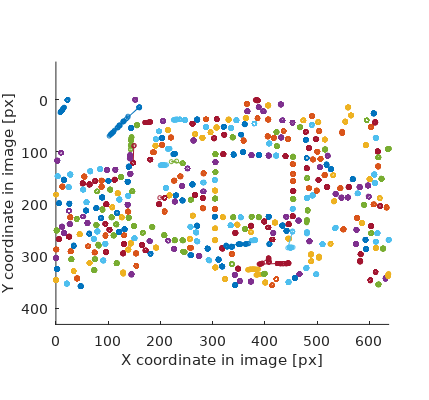
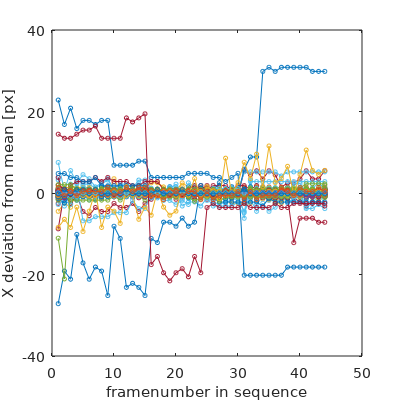
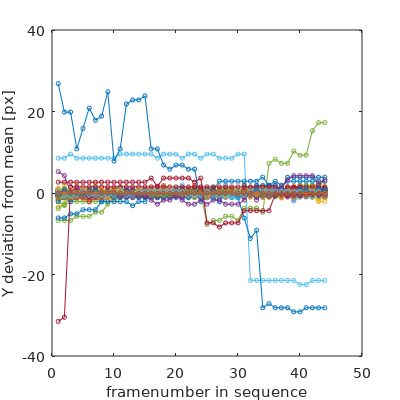
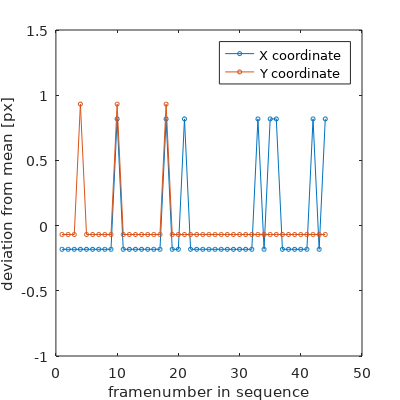

The MATLAB script that drew these images, in order:
%
% Investigation of rolling shutter effect on 2D feature positions
% Tested with Octave 3.6.4
%

clf
close all
clc

load rolling_shutter_features_out.mat    % data
dataNormX = data(:,:,1) - mean(data(:,:,1));
dataNormY = data(:,:,2) - mean(data(:,:,2));

% Set easy-to-read metrics, fonts, ...
set(0, 'DefaultAxesFontName', 'DejaVuSans')
set(0, 'DefaultTextFontname', 'DejaVuSans')
set(0, 'DefaultFigurePaperUnits', 'inches')
set(0, 'DefaultFigurePaperSize', [4, 4])
set(0, 'DefaultFigurePaperPosition', [0 0 [4, 4]])
set(0, 'DefaultLineMarkerSize', 3)

% Plot all feature points
figure(1)
%  title('All (2D) feature points')
hold on
for i=1:size(data,2)
    plot(data(:,i,1), data(:,i,2), 'o-')
end
set(gca, 'YDir', 'reverse')
axis equal tight
hold off
xlabel('X coordinate in image [px]')
ylabel('Y coordinate in image [px]')
set(gcf, 'PaperPosition', [0 0 [4.3, 4]]);
saveas(gcf, ['figures/all_features.pdf'])

% Plot features' mean deviation over time for X and Y coordinates
figure(2)
plot(dataNormX, 'o-')
ylim([-40, 40])
%  title('All X-coordinates of feature points vs time')
xlabel('framenumber in sequence')
ylabel('X deviation from mean [px]')
set(gcf,'paperunits','inches','papersize',[4, 4],'paperposition',[0 0 [4, 4]]);
saveas(gcf, ['figures/all_features_X.pdf'])
figure(3)
plot(dataNormY, 'o-')
ylim([-40, 40])
%  title('All Y-coordinates of feature points vs time')
xlabel('framenumber in sequence')
ylabel('Y deviation from mean [px]')
set(gcf,'paperunits','inches','papersize',[4, 4],'paperposition',[0 0 [4, 4]]);
saveas(gcf, ['figures/all_features_Y.pdf'])

% Classify data into rolling shutter error and bad tracks
dataANormX = abs(dataNormX);
dataANormY = abs(dataNormY);
class0    =                                        find(all(dataANormX == 0));
classHalf = intersect(find(any(dataANormX > 0)),   find(all(dataANormX <= 0.5)));
class1    = intersect(find(any(dataANormX > 0.5)), find(all(dataANormX <= 1)));
class3    = intersect(find(any(dataANormX > 1)),   find(all(dataANormX <= 3)));
class3pX  =                                        find(any(dataANormX >  3));    % bad tracks
class3pY  =                                        find(any(dataANormY >  3));    % bad tracks
class3p   = intersect(class3pX, class3pY);    % bad tracking error for both coordinates

disp (['size(data)      = ', num2str(size(data,2)),      '    std = ', num2str(std(dataNormX(:,:)(:)))])
disp (['size(class0)    = ', num2str(length(class0)),    '    std = ', num2str(std(dataNormX(:,class0)(:)))])
disp (['size(classHalf) = ', num2str(length(classHalf)), '    std = ', num2str(std(dataNormX(:,classHalf)(:)))])
disp (['size(class1)    = ', num2str(length(class1)),    '    std = ', num2str(std(dataNormX(:,class1)(:)))])
disp (['size(class3)    = ', num2str(length(class3)),    '    std = ', num2str(std(dataNormX(:,class3)(:)))])
disp (['size(class3p)   = ', num2str(length(class3p)),   '    std = ', num2str(std(dataNormX(:,class3p)(:)))])

% Visualize class 0.5
figure(4)
plot([dataNormX(:,classHalf(1)), dataNormY(:,classHalf(1))], 'o-')
title('Class 0.5 (only first feature shown)    X and Y vs time')
figure(5)
hist(dataNormX(:,classHalf(1)))
title('Class 0.5    Histogram X')
figure(6)
hist(dataNormY(:,classHalf(1)))
title('Class 0.5    Histogram Y')

% Visualize class 1
figure(7)
plot([dataNormX(:,class1(1)), dataNormY(:,class1(1))], 'o-')
ylim([-1, 1.5])
%  title('Class 1 (only first feature shown)    X and Y vs time')
xlabel('framenumber in sequence')
ylabel('deviation from mean [px]')
legend('X coordinate', 'Y coordinate')
set(gcf,'paperunits','inches','papersize',[4, 4],'paperposition',[0 0 [4, 4]]);
saveas(gcf, ['figures/class1_deviation.pdf'])
figure(8)
hist(dataNormX(:,class1(1)))
title('Class 1    Histogram X')
figure(9)
hist(dataNormY(:,class1(1)))
title('Class 1    Histogram Y')

% Visualize class 3
figure(10)
plot([dataNormX(:,class3(1)), dataNormY(:,class3(1))], 'o-')
ylim([-1, 1.5])
%  title('Class 3 (only first feature shown)    X and Y vs time')
xlabel('framenumber in sequence')
ylabel('deviation from mean [px]')
legend('X coordinate', 'Y coordinate')
set(gcf,'paperunits','inches','papersize',[4, 4],'paperposition',[0 0 [4, 4]]);
saveas(gcf, ['figures/class3_deviation.pdf'])
figure(11)
hist(dataNormX(:,class3(1)))
title('Class 3    Histogram X')
figure(12)
hist(dataNormY(:,class3(1)))
title('Class 3    Histogram Y')

% Visualize class 3+
figure(13)
plot(data(:,class3p(1),1), data(:,class3p(1),2), 'o-')
%  title('Class 3+ (only first feature shown)    XY vs time')
NumTicks = 3; L = get(gca, 'XLim'); set(gca, 'XTick', linspace(L(1),L(2),NumTicks))
set(gca, 'YDir', 'reverse')
axis equal tight
xlabel('X coordinate in image [px]')
ylabel('Y coordinate in image [px]')
set(gcf,'paperunits','inches','papersize',[4, 4],'paperposition',[0 0 [4, 4]]);
saveas(gcf, ['figures/class3plus_drift.pdf'])
figure(14)
hist(dataNormX(:,class3p(1)))
title('Class 3+    Histogram X')
figure(15)
hist(dataNormY(:,class3p(1)))
title('Class 3+    Histogram Y')

% Visualize outliers caused by bad tracks    (95% of the data seems to have a std < 1.0)
dataNormRadius = sqrt(dataNormX.^2 + dataNormY.^2);
sortedStdRadius = sort(std(dataNormRadius));
figure(16)
semilogy(linspace(0, 100, size(data,2)), sortedStdRadius)
%  title('Error of a feature over time vs percentile')
xlabel('percentile in the sorted list of all features [%]')
ylabel('sigma of error over time of a feature [px]')
set(gcf,'paperunits','inches','papersize',[4, 4],'paperposition',[0 0 [4, 4]]);
saveas(gcf, ['figures/radius_error_distribution.pdf'])

L_1sigma = round(.6827 * length(sortedStdRadius));
L_2sigma = round(.9545 * length(sortedStdRadius));
L_3sigma = round(.9973 * length(sortedStdRadius));
std_1sigma = sqrt(mean(sortedStdRadius(1:L_1sigma).^2));
std_2sigma = sqrt(mean(sortedStdRadius(1:L_2sigma).^2));
std_3sigma = sqrt(mean(sortedStdRadius(1:L_3sigma).^2));
disp (['std of Euclidean error of feature over time, within 1 sigma over all features = ', num2str(std_1sigma)])
disp (['std of Euclidean error of feature over time, within 2 sigma over all features = ', num2str(std_2sigma)])
disp (['std of Euclidean error of feature over time, within 3 sigma over all features = ', num2str(std_3sigma)])
